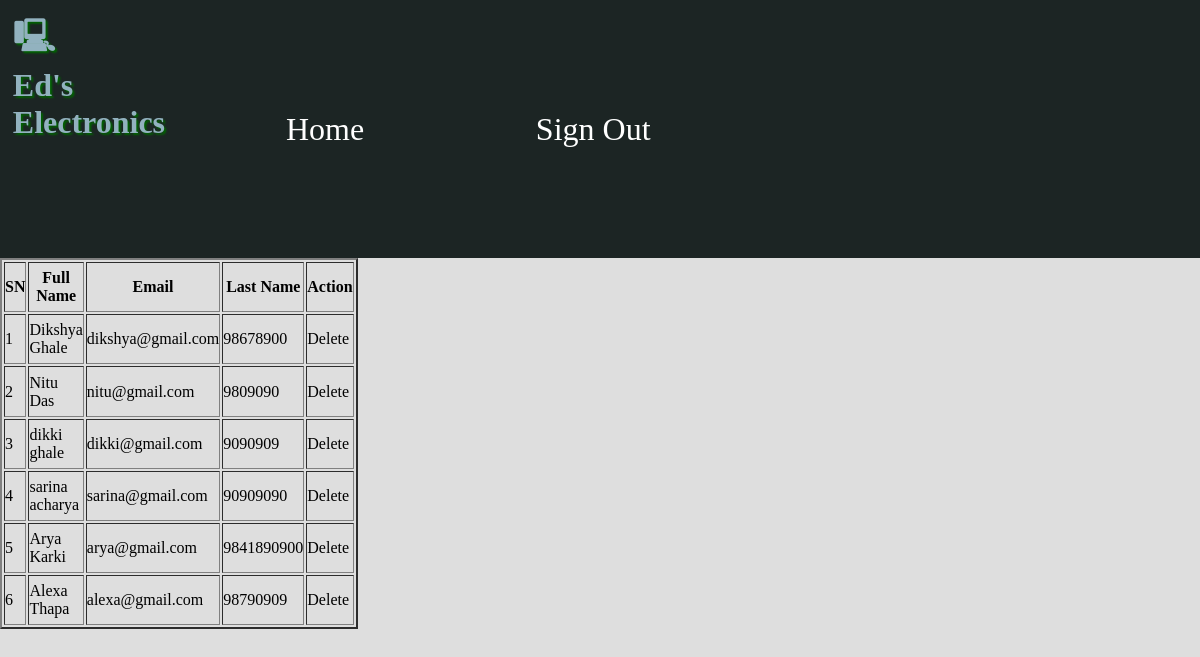
The page /admin/manageregisteruser.php on the database its author committed.
### tables this page shows
CREATE TABLE `tbl_customer` (
  `customer_id` int(11) NOT NULL,
  `fullName` varchar(255) NOT NULL,
  `email` varchar(255) NOT NULL,
  `contact_no` varchar(255) NOT NULL,
  `password` varchar(255) NOT NULL,
  `email_notify` tinyint(1) DEFAULT '0'
);

### admin/manageregisteruser.php (the view, shortened to what this page needs)
<?php
	include'databaselink.php';
	include 'form_header.php';
	$users = $pdo->prepare("SELECT * FROM tbl_customer");
	$users->execute();
?>
<table border="2">
	<tr>
		<th>SN</th>
		<th>Full Name</th>
		<th>Email</th>
        <th>Last Name</th>
		<th>Action</th>
	</tr>
<?php
$sn=1;
foreach ($users as $user) {
       echo '<tr>';
	   echo '<td>'. $sn++ . '</td>';
	   echo '<td>'. $user['fullName'] . '</td>';
	   echo '<td>'. $user['email'] . '</td>';
	   echo '<td>'. $user['contact_no'] .'</td>';
	   echo '<td><a href="deleteuser.php?did='. $user['customer_id'].'">Delete</a></td>';
	   echo'</tr>';
		}
	?>
</table>

### css/electronics.css (style rules this page uses)
* { margin: 0; padding: 0; }
a { text-decoration: none;color: black; }

### rows shown on the page
tbl_customer: fullName "Dikshya Ghale", email "dikshya@gmail.com", contact_no "98678900"
tbl_customer: fullName "Nitu Das", email "nitu@gmail.com", contact_no "9809090"
tbl_customer: fullName "dikki ghale", email "dikki@gmail.com", contact_no "9090909"
tbl_customer: fullName "sarina acharya", email "sarina@gmail.com", contact_no "90909090"
tbl_customer: fullName "Arya Karki", email "arya@gmail.com", contact_no "9841890900"
tbl_customer: fullName "Alexa Thapa", email "alexa@gmail.com", contact_no "98790909"
